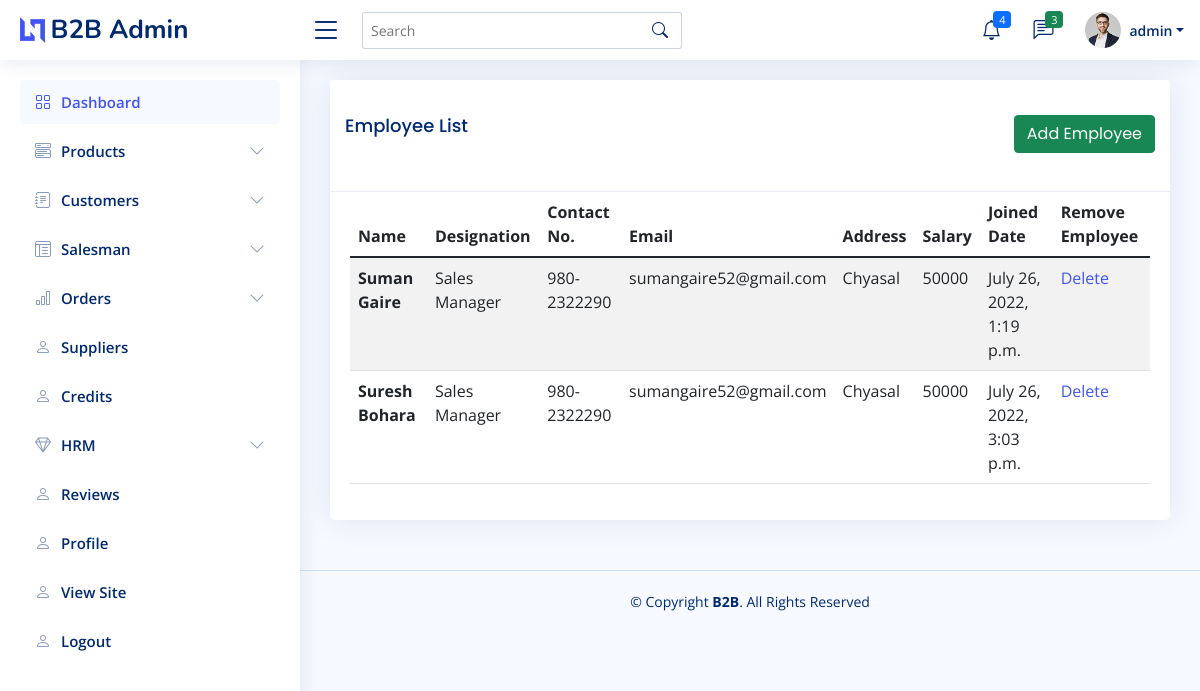
Screenshot of /admin-dashboard/employees/ (signed in) with the database file from the repository.
### user/models.py (models this page shows)
class User(AbstractUser):
    is_customer = models.BooleanField(default = False)
    is_salesman = models.BooleanField(default = False)
    is_admin = models.BooleanField(default  = False)

### hrm/models.py (models this page shows, shortened)
class Employee(models.Model):
    department = models.ForeignKey(Department, on_delete = models.CASCADE)
    full_name = models.CharField(max_length = 100)
    designation = models.CharField(max_length=50)
    salary = models.PositiveIntegerField()
    contact_no = PhoneNumberField(max_length = 15)
    email = models.EmailField()
    address = models.CharField(max_length = 100)
    joined_date = models.DateTimeField(auto_now_add = True)

### shop/decorators.py (the view)
    def wrap(request, *args, **kwargs):
        if request.user.is_admin:
            return view_func(request, *args, **kwargs)
        else:
            return redirect('account_login')

### hrm/views.py (called while the page is built)
@login_required
@admin_required
def employee_list(request):
    employee_list = Employee.objects.all()
    return render(request, 'hrm/employee_list.html', {'employee_list':employee_list})

### hrm/templates/hrm/employee_list.html
{% extends 'shop/admin_base.html' %}
{% block main %}
<section class="section">
      <div class="row">
        <div class="col-lg-12">
         <div class="card">
          <div class="card-header">
            <h5 class="card-title" style="float: left;">Employee List</h5>
            <h5 class="card-title" style="float: right;"><a href="{% url 'hrm:add_employee' %}" class="btn btn-success">Add Employee</a></h5>
          </div>
            <div class="card-body">
              <table class="table table-striped datatable">
                <thead>
                  <tr>
                    <th scope="col">Name</th>
                    <th scope="col">Designation</th>
                    <th scope="col">Contact No.</th>
                    <th scope="col">Email</th>
                    <th scope="col">Address</th>
                    <th scope="col">Salary</th>
                    <th scope="col">Joined Date</th>
                    <th scope="col">Remove Employee</th>
                  </tr>
                </thead>
                <tbody>
                {% for employee in employee_list %}
                  <tr>
                    <th scope="row">{{employee.full_name}}</th>
                    <td>{{employee.designation}}</td>
                    <td>{{employee.contact_no}}</td>
                    <td>{{employee.email}}</td>
                    <td>{{employee.address}}</td>
                    <td>{{employee.salary}}</td>
                    <td>{{employee.joined_date}}</td>
                    <td><a href="{% url 'hrm:delete_employee' employee.id %} " onclick="return confirm('Are you sure?')">Delete</a></td>
                  </tr>
                  {% endfor%}
                </tbody>
              </table>
            </div>
          </div>
          </div>
        </div>
    </section>
{% endblock %}

### shop/templates/shop/admin_base.html (shortened to what this page needs)
{% load static %}
<!DOCTYPE html>
<html lang="en">
  <head>
    <link
      href="{% static 'shop/assets/vendor/bootstrap/css/bootstrap.min.css' %}"
      rel="stylesheet"
    />
    <link
      href="{% static 'shop/assets/vendor/bootstrap-icons/bootstrap-icons.css' %}"
      rel="stylesheet"
    />
    <link
      href="{% static 'shop/assets/vendor/boxicons/css/boxicons.min.css' %}"
      rel="stylesheet"
    />
    <link
      href="{% static 'shop/assets/vendor/quill/quill.snow.css' %}"
      rel="stylesheet"
    />
    <link
      href="{% static 'shop/assets/vendor/quill/quill.bubble.css' %}"
      rel="stylesheet"
    />
    <link
      href="{% static 'shop/assets/vendor/remixicon/remixicon.css' %}"
      rel="stylesheet"
    />
    <link
      href="{% static 'shop/assets/vendor/simple-datatables/style.css' %}"
      rel="stylesheet"
    />
    <link href="{% static 'shop/assets/css/style.css' %}" rel="stylesheet" />
  </head>
  <body>
    <header id="header" class="header fixed-top d-flex align-items-center">
      <div class="d-flex align-items-center justify-content-between">
        <a href="{% url 'shop:admin_dashboard' %}" class="logo d-flex align-items-center">
          <img src="{% static 'shop/assets/img/logo.png' %}" alt="" />
          <span class="d-none d-lg-block">B2B Admin</span>
        </a>
        <i class="bi bi-list toggle-sidebar-btn"></i>
      </div>
      <div class="search-bar">
        <form
          class="search-form d-flex align-items-center"
          method="POST"
          action="#"
        >
          <input
            type="text"
            name="query"
            placeholder="Search"
            title="Enter search keyword"
          />
          <button type="submit" title="Search">
            <i class="bi bi-search"></i>
          </button>
        </form>
      </div>
      <nav class="header-nav ms-auto">
        <ul class="d-flex align-items-center">
          <li class="nav-item dropdown">
            <a class="nav-link nav-icon" href="#" data-bs-toggle="dropdown">
              <i class="bi bi-bell"></i>
              <span class="badge bg-primary badge-number">4</span> </a
            >
          </li>
          <li class="nav-item dropdown">
            <a class="nav-link nav-icon" href="#" data-bs-toggle="dropdown">
              <i class="bi bi-chat-left-text"></i>
              <span class="badge bg-success badge-number">3</span> </a
            >
          </li>
          <li class="nav-item dropdown pe-3">
            <a
              class="nav-link nav-profile d-flex align-items-center pe-0"
              href="#"
              data-bs-toggle="dropdown"
            >
              <img
                src="{% static 'shop/assets/img/profile-img.jpg' %}"
                alt="Profile"
                class="rounded-circle"
              />
              <span class="d-none d-md-block dropdown-toggle ps-2"
                >{{request.user.username}}</span
              > </a
            >
          </li>
        </ul>
      </nav>
    </header>
    <aside id="sidebar" class="sidebar">
      <ul class="sidebar-nav" id="sidebar-nav">
        <li class="nav-item">
          <a class="nav-link" href="{% url 'shop:admin_dashboard' %}">
            <i class="bi bi-grid"></i>
            <span>Dashboard</span>
          </a>
        </li>
        <li class="nav-item">
          <a
            class="nav-link collapsed"
            data-bs-target="#components-nav"
            data-bs-toggle="collapse"
            href="#"
          >
            <i class="bi bi-menu-button-wide"></i><span>Products</span
            ><i class="bi bi-chevron-down ms-auto"></i>
          </a>
        </li>
        <li class="nav-item">
          <a
            class="nav-link collapsed"
            data-bs-target="#forms-nav"
            data-bs-toggle="collapse"
            href="#"
          >
            <i class="bi bi-journal-text"></i><span>Customers</span
            ><i class="bi bi-chevron-down ms-auto"></i>
          </a>
        </li>
        <li class="nav-item">
          <a
            class="nav-link collapsed"
            data-bs-target="#tables-nav"
            data-bs-toggle="collapse"
            href="#"
          >
            <i class="bi bi-layout-text-window-reverse"></i><span>Salesman</span
            ><i class="bi bi-chevron-down ms-auto"></i>
          </a>
        </li>
        <li class="nav-item">
          <a
            class="nav-link collapsed"
            data-bs-target="#charts-nav"
            data-bs-toggle="collapse"
            href="#"
          >
            <i class="bi bi-bar-chart"></i><span>Orders</span
            ><i class="bi bi-chevron-down ms-auto"></i>
          </a>
        </li>
        <li class="nav-item">
          <a class="nav-link collapsed" href="users-profile.html">
            <i class="bi bi-person"></i>
            <span>Suppliers</span>
          </a>
        </li>
        <li class="nav-item">
          <a class="nav-link collapsed" href="{% url 'accounting:list_credits' %}">
            <i class="bi bi-person"></i>
            <span>Credits</span>
          </a>
        </li>
        <li class="nav-item">
          <a class="nav-link collapsed" data-bs-target="#icons-nav" data-bs-toggle="collapse" href="#">
            <i class="bi bi-gem"></i><span>HRM</span><i class="bi bi-chevron-down ms-auto"></i>
          </a>
        </li>
        <li class="nav-item">
          <a class="nav-link collapsed" href="users-profile.html">
            <i class="bi bi-person"></i>
            <span>Reviews</span>
          </a>
        </li>
        <li class="nav-item">
          <a class="nav-link collapsed" href="{% url 'shop:admin_profile'%}">
            <i class="bi bi-person"></i>
            <span>Profile</span>
          </a>
        </li>
        <li class="nav-item">
          <a class="nav-link collapsed" href="/">
            <i class="bi bi-person"></i>
            <span>View Site</span>
          </a>
        </li>
        <li class="nav-item">
          <a class="nav-link collapsed" href="{% url 'account_logout' %}">
            <i class="bi bi-person"></i>
            <span>Logout</span>
          </a>
        </li>
      </ul>
    </aside>
    <main id="main" class="main">
      {% block main %}
      {% endblock %}
    </main>
    <footer id="footer" class="footer">
    <div class="copyright">
        &copy; Copyright <strong><span>B2B</span></strong
        >. All Rights Reserved
    </div>
    </footer>
  </body>
</html>

### shop/static/shop/assets/css/style.css (style rules this page uses)
:root { scroll-behavior: smooth; }
body { font-family: "Open Sans", sans-serif; background: #f6f9ff; color: #444444; }
a { color: #4154f1; text-decoration: none; }
h1, h2, h3, h4, h5, h6 { font-family: "Nunito", sans-serif; }
#main { margin-top: 60px; padding: 20px 30px; transition: all 0.3s; }
.card { margin-bottom: 30px; border: none; border-radius: 5px; box-shadow: 0px 0 30px rgba(1, 41, 112, 0.1); }
.card-header, .card-footer { border-color: #ebeef4; background-color: #fff; color: #798eb3; padding: 15px; }
.card-title { padding: 20px 0 15px 0; font-size: 18px; font-weight: 500; color: #012970; font-family: "Poppins", sans-serif; }
.card-body { padding: 0 20px 20px 20px; }
.logo { line-height: 1; }
@media (min-width: 1200px) { .logo { width: 280px; } }
.logo img { max-height: 26px; margin-right: 6px; }
.logo span { font-size: 26px; font-weight: 700; color: #012970; font-family: "Nunito", sans-serif; }
.header { transition: all 0.5s; z-index: 997; height: 60px; box-shadow: 0px 2px 20px rgba(1, 41, 112, 0.1); background-color: #fff; padding-left: 20px; }
.header .toggle-sidebar-btn { font-size: 32px; padding-left: 10px; cursor: pointer; color: #012970; }
.header .search-bar { min-width: 360px; padding: 0 20px; }
.header .search-form { width: 100%; }
.header .search-form input { border: 0; font-size: 14px; color: #012970; border: 1px solid rgba(1, 41, 112, 0.2); padding: 7px 38px 7px 8px; border-radius: 3px; transition: 0.3s; width: 100%; }
.header .search-form button { border: 0; padding: 0; margin-left: -30px; background: none; }
.header .search-form button i { color: #012970; }
.header-nav ul { list-style: none; }
.header-nav > ul { margin: 0; padding: 0; }
.header-nav .nav-icon { font-size: 20px; color: #012970; }
.header-nav .nav-profile { color: #012970; }
.header-nav .nav-profile img { max-height: 36px; }
.header-nav .nav-profile span { font-size: 14px; font-weight: 600; }
.header-nav .badge-number { position: absolute; inset: 4px 6px auto auto; font-weight: normal; font-size: 11px; padding: 3px 6px; }
.sidebar { position: fixed; top: 60px; left: 0; bottom: 0; width: 300px; z-index: 996; transition: all 0.3s; padding: 20px; overflow-y: auto; scrollbar-width: thin; scrollbar-color: #aab7cf transparent; box-shadow: 0px 0px 20px rgba(1, 41, 112, 0.1); background-color: #fff; }
@media (min-width: 1200px) { #main, #footer { margin-left: 300px; } }
.sidebar-nav { padding: 0; margin: 0; list-style: none; }
.sidebar-nav li { padding: 0; margin: 0; list-style: none; }
.sidebar-nav .nav-item { margin-bottom: 5px; }
.sidebar-nav .nav-link { display: flex; align-items: center; font-size: 15px; font-weight: 600; color: #4154f1; transition: 0.3; background: #f6f9ff; padding: 10px 15px; border-radius: 4px; }
.sidebar-nav .nav-link i { font-size: 16px; margin-right: 10px; color: #4154f1; }
.sidebar-nav .nav-link.collapsed { color: #012970; background: #fff; }
.sidebar-nav .nav-link.collapsed i { color: #899bbd; }
.sidebar-nav .nav-link .bi-chevron-down { margin-right: 0; transition: transform 0.2s ease-in-out; }
.footer { padding: 20px 0; font-size: 14px; transition: all 0.3s; border-top: 1px solid #cddfff; }
.footer .copyright { text-align: center; color: #012970; }

### rows the page displays
User: user.username "admin"
Employee: full_name "Suman Gaire", designation "Sales Manager", contact_no "980-2322290", email "sumangaire52@gmail.com", address "Chyasal", salary "50000", joined_date "July 26, 2022, 1:19 p.m."
Employee: full_name "Suresh Bohara", designation "Sales Manager", contact_no "980-2322290", email "sumangaire52@gmail.com", address "Chyasal", salary "50000", joined_date "July 26, 2022, 3:03 p.m."
